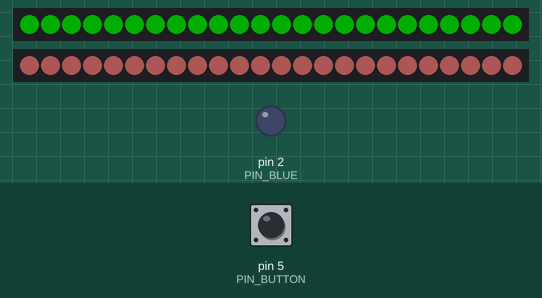
A sketch run on a simulated Arduino Uno, built with avr-gcc and run on an emulated ATmega328P. Shown: 2 × 24 RGB LEDs in strip order, left to right, output pins drawn as LEDs (lit = HIGH). Inputs (shaded band) come from the test bench; at power-on: pin 5 (PIN_BUTTON) HIGH. Dim RGB values are drawn brighter than linear; the audio player accepts every command and is not drawn; what the sketch prints to the serial monitor is not drawn.

Above: at 2.7 s.
2.8 s: pin 5 (PIN_BUTTON) pulled LOW for 0.15 s
At 3.9 s:
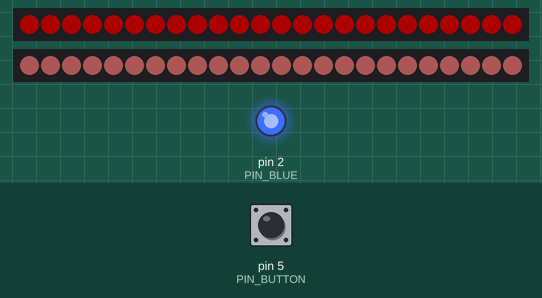
Timing chart, 0 to 5.8 s (numbered marks = the images above; inputs shaded):
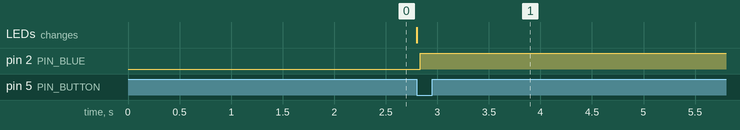

Measured:
- after the input at 2.8 s, pin 2 (PIN_BLUE): LOW → HIGH at once; the LEDs: change at once (image 1)

The sketch:

speaker_ruggedbutton_ledrings_Test.ino
```cpp
#include <Adafruit_NeoPixel.h>
#include <SoftwareSerial.h>
#include <DFRobotDFPlayerMini.h>

// --- SoftwareSerial for DFPlayer ---
SoftwareSerial mySoftwareSerial(10,11); // RX, TX
DFRobotDFPlayerMini myDFPlayer;

// Pin Assignments
const int PIN_BUTTON  = 5;   // Momentary metal push button
const int PIN_BLUE = 2; // Colors for button 👇
const int PIN_GREEN = 3;
const int PIN_RED = 4;
const int PIN_EXT     = 7;   // LED ring data pin
const int PIN_INT     = 6;


// LED Ring Setup
#define NUMPIXELS 24
Adafruit_NeoPixel extRing(NUMPIXELS, PIN_EXT, NEO_GRB + NEO_KHZ800);
Adafruit_NeoPixel intRing(NUMPIXELS, PIN_INT, NEO_GRB + NEO_KHZ800);

// Timing
const unsigned long PRESENTATION_DURATION = 120000; // 2 minutes for whole presentation
const unsigned long INTERIOR_DELAY = 35000; // 35 seconds for start of presentation

// State
bool presentationActive     = false;
bool intLightActive = false;
unsigned long presentationStart = 0;

int buttonState;
int lastButtonState = LOW;


void setup() {
  Serial.begin(9600);
  mySoftwareSerial.begin(9600);

  pinMode(PIN_BUTTON,  INPUT_PULLUP);
  pinMode(PIN_BLUE, OUTPUT); // Initializing the color of LED Button

  digitalWrite(PIN_BLUE, LOW);

  extRing.begin();
  extRing.setBrightness(50);
  extRing.show();

  setGreen(); // Default state — green on startup

  intRing.begin();
  intRing.setBrightness(50);
  intRing.show();

  setLightRed(); // Light red for interior

  delay(1000);
  if (!myDFPlayer.begin(mySoftwareSerial)) {
    Serial.println("DFPlayer failed to initialize!");
    while(true);
  }


  Serial.println("System ready — Green ON");
}


void loop() {
  buttonState = digitalRead(PIN_BUTTON);

  if (buttonState != lastButtonState) {
    if (buttonState == LOW && !presentationActive) {
      startPresentation();
      digitalWrite(PIN_BLUE, HIGH);
    }
    delay(50);
  }

  lastButtonState = buttonState;

  // Check if presentation time is up
  if (presentationActive) {
    if (millis() - presentationStart >= PRESENTATION_DURATION) {
      endPresentation();
      digitalWrite(PIN_BLUE, LOW);
    }
  }
  if (presentationActive && intLightActive) {
    if (millis() - presentationStart >= INTERIOR_DELAY) {
      lightRedOff();
      intLightActive = false;
    }
  }
}


void startPresentation() {
  presentationActive  = true;
  intLightActive = true;
  presentationStart   = millis();

  setRed();

 // Plays narration in this state
  myDFPlayer.playFolder(2,1);


  Serial.println("Presentation started — Red ON");
}


void endPresentation() {
  presentationActive = false;
  intLightActive = true;

  myDFPlayer.stop();

  setGreen();
  setLightRed();

  Serial.println("Presentation ended — Green ON");
}

// When presentation is active, wait a couple seconds
// and then interior light turns off
void lightRedOff() {
  for (int brightness = 127; brightness >= 0; brightness--) {
    for (int i = 0; i < NUMPIXELS; i++) {
      intRing.setPixelColor(i, intRing.Color(brightness * 2, brightness, brightness));
    }
    intRing.show();
    delay(15); // Controls fade speed — higher = slower fade
  }
}


void setGreen() {
  for(int i = 0; i < NUMPIXELS; i++) {
    extRing.setPixelColor(i, extRing.Color(0, 255, 0));
  }
  extRing.show();
}


void setRed() {
  for(int i = 0; i < NUMPIXELS; i++) {
    extRing.setPixelColor(i, extRing.Color(255, 0, 0));
  }
  extRing.show();
}

void setLightRed() {
  for (int i = 0; i < NUMPIXELS; i++) {
    intRing.setPixelColor(i, intRing.Color(255, 127, 127));
  }
  intRing.show();
}
```
